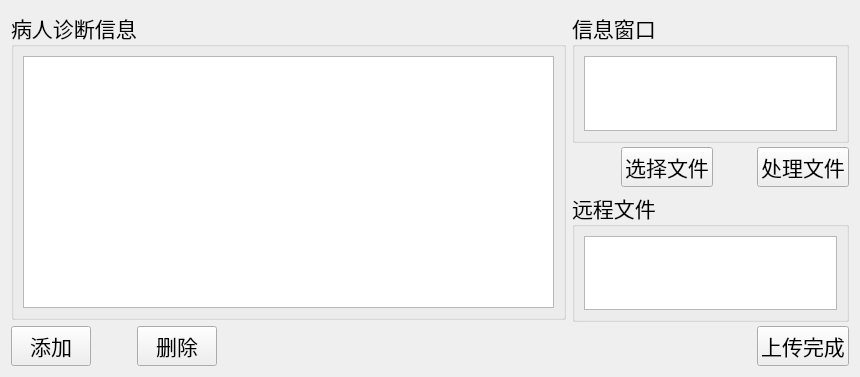
<?xml version="1.0" encoding="UTF-8"?>
<ui version="4.0">
 <class>DataImportForm</class>
 <widget class="QWidget" name="DataImportForm">
  <property name="geometry">
   <rect>
    <x>0</x>
    <y>0</y>
    <width>860</width>
    <height>377</height>
   </rect>
  </property>
  <property name="windowTitle">
   <string>Form</string>
  </property>
  <layout class="QGridLayout" name="gridLayout_7">
   <item row="0" column="0">
    <layout class="QHBoxLayout" name="horizontalLayout" stretch="4,2">
     <item>
      <layout class="QVBoxLayout" name="verticalLayout_2" stretch="5,1">
       <property name="spacing">
        <number>6</number>
       </property>
       <item>
        <layout class="QVBoxLayout" name="verticalLayout_10" stretch="0">
         <item>
          <widget class="QGroupBox" name="groupBox_3">
           <property name="font">
            <font>
             <family>Agency FB</family>
             <pointsize>16</pointsize>
            </font>
           </property>
           <property name="title">
            <string>病人诊断信息</string>
           </property>
           <layout class="QGridLayout" name="gridLayout_3">
            <item row="0" column="0">
             <widget class="QTableWidget" name="tableWidget"/>
            </item>
           </layout>
          </widget>
         </item>
        </layout>
       </item>
       <item>
        <layout class="QVBoxLayout" name="verticalLayout_9">
         <item>
          <layout class="QHBoxLayout" name="horizontalLayout_4">
           <item>
            <widget class="QPushButton" name="addButton">
             <property name="sizePolicy">
              <sizepolicy hsizetype="Preferred" vsizetype="Fixed">
               <horstretch>0</horstretch>
               <verstretch>0</verstretch>
              </sizepolicy>
             </property>
             <property name="font">
              <font>
               <family>Agency FB</family>
               <pointsize>16</pointsize>
              </font>
             </property>
             <property name="text">
              <string>添加</string>
             </property>
            </widget>
           </item>
           <item>
            <spacer name="horizontalSpacer_2">
             <property name="orientation">
              <enum>Qt::Horizontal</enum>
             </property>
             <property name="sizeType">
              <enum>QSizePolicy::Preferred</enum>
             </property>
             <property name="sizeHint" stdset="0">
              <size>
               <width>40</width>
               <height>20</height>
              </size>
             </property>
            </spacer>
           </item>
           <item>
            <widget class="QPushButton" name="delButton">
             <property name="sizePolicy">
              <sizepolicy hsizetype="Preferred" vsizetype="Fixed">
               <horstretch>0</horstretch>
               <verstretch>0</verstretch>
              </sizepolicy>
             </property>
             <property name="font">
              <font>
               <family>Agency FB</family>
               <pointsize>16</pointsize>
              </font>
             </property>
             <property name="text">
              <string>删除</string>
             </property>
            </widget>
           </item>
           <item>
            <spacer name="horizontalSpacer_6">
             <property name="orientation">
              <enum>Qt::Horizontal</enum>
             </property>
             <property name="sizeType">
              <enum>QSizePolicy::MinimumExpanding</enum>
             </property>
             <property name="sizeHint" stdset="0">
              <size>
               <width>40</width>
               <height>20</height>
              </size>
             </property>
            </spacer>
           </item>
          </layout>
         </item>
        </layout>
       </item>
      </layout>
     </item>
     <item>
      <layout class="QVBoxLayout" name="verticalLayout" stretch="1,1">
       <property name="spacing">
        <number>4</number>
       </property>
       <item>
        <layout class="QVBoxLayout" name="verticalLayout_4" stretch="5,1">
         <item>
          <layout class="QVBoxLayout" name="verticalLayout_7">
           <item>
            <widget class="QGroupBox" name="groupBox">
             <property name="font">
              <font>
               <family>Agency FB</family>
               <pointsize>16</pointsize>
              </font>
             </property>
             <property name="title">
              <string>信息窗口</string>
             </property>
             <layout class="QGridLayout" name="gridLayout_2">
              <item row="0" column="0">
               <widget class="QTextEdit" name="textEdit"/>
              </item>
             </layout>
            </widget>
           </item>
          </layout>
         </item>
         <item>
          <layout class="QVBoxLayout" name="verticalLayout_8">
           <item>
            <layout class="QHBoxLayout" name="horizontalLayout_2">
             <item>
              <spacer name="horizontalSpacer">
               <property name="orientation">
                <enum>Qt::Horizontal</enum>
               </property>
               <property name="sizeType">
                <enum>QSizePolicy::Expanding</enum>
               </property>
               <property name="sizeHint" stdset="0">
                <size>
                 <width>40</width>
                 <height>20</height>
                </size>
               </property>
              </spacer>
             </item>
             <item>
              <widget class="QPushButton" name="chooseBtn">
               <property name="font">
                <font>
                 <family>Agency FB</family>
                 <pointsize>16</pointsize>
                </font>
               </property>
               <property name="text">
                <string>选择文件</string>
               </property>
              </widget>
             </item>
             <item>
              <spacer name="horizontalSpacer_3">
               <property name="orientation">
                <enum>Qt::Horizontal</enum>
               </property>
               <property name="sizeType">
                <enum>QSizePolicy::Preferred</enum>
               </property>
               <property name="sizeHint" stdset="0">
                <size>
                 <width>40</width>
                 <height>20</height>
                </size>
               </property>
              </spacer>
             </item>
             <item>
              <widget class="QPushButton" name="processButton">
               <property name="font">
                <font>
                 <family>Agency FB</family>
                 <pointsize>16</pointsize>
                </font>
               </property>
               <property name="text">
                <string>处理文件</string>
               </property>
              </widget>
             </item>
            </layout>
           </item>
          </layout>
         </item>
        </layout>
       </item>
       <item>
        <layout class="QVBoxLayout" name="verticalLayout_3" stretch="5,1">
         <item>
          <layout class="QVBoxLayout" name="verticalLayout_5">
           <item>
            <widget class="QGroupBox" name="groupBox_2">
             <property name="font">
              <font>
               <family>Agency FB</family>
               <pointsize>16</pointsize>
              </font>
             </property>
             <property name="title">
              <string>远程文件</string>
             </property>
             <layout class="QGridLayout" name="gridLayout">
              <item row="0" column="0">
               <widget class="QTableWidget" name="tableWidget_2"/>
              </item>
             </layout>
            </widget>
           </item>
          </layout>
         </item>
         <item>
          <layout class="QVBoxLayout" name="verticalLayout_6">
           <item>
            <layout class="QHBoxLayout" name="horizontalLayout_3">
             <item>
              <spacer name="horizontalSpacer_5">
               <property name="orientation">
                <enum>Qt::Horizontal</enum>
               </property>
               <property name="sizeType">
                <enum>QSizePolicy::Expanding</enum>
               </property>
               <property name="sizeHint" stdset="0">
                <size>
                 <width>40</width>
                 <height>20</height>
                </size>
               </property>
              </spacer>
             </item>
             <item>
              <spacer name="horizontalSpacer_4">
               <property name="orientation">
                <enum>Qt::Horizontal</enum>
               </property>
               <property name="sizeType">
                <enum>QSizePolicy::Preferred</enum>
               </property>
               <property name="sizeHint" stdset="0">
                <size>
                 <width>40</width>
                 <height>20</height>
                </size>
               </property>
              </spacer>
             </item>
             <item>
              <widget class="QPushButton" name="sendMsgButton">
               <property name="font">
                <font>
                 <family>Agency FB</family>
                 <pointsize>16</pointsize>
                </font>
               </property>
               <property name="text">
                <string>上传完成</string>
               </property>
              </widget>
             </item>
            </layout>
           </item>
          </layout>
         </item>
        </layout>
       </item>
      </layout>
     </item>
    </layout>
   </item>
  </layout>
 </widget>
 <resources/>
 <connections/>
</ui>
